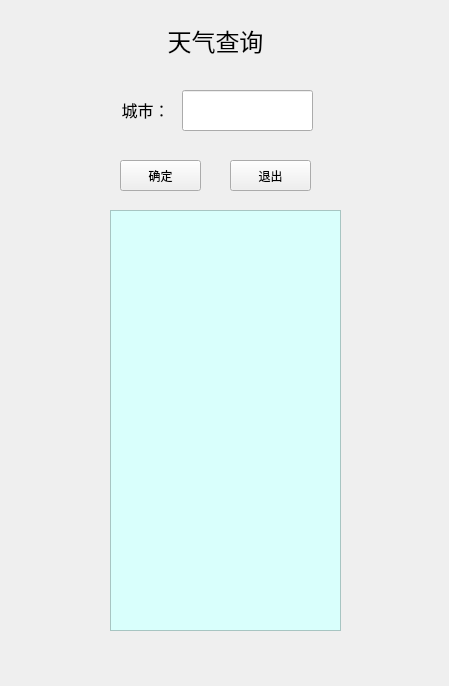
<?xml version="1.0" encoding="UTF-8"?>
<ui version="4.0">
 <class>Form</class>
 <widget class="QWidget" name="Form">
  <property name="geometry">
   <rect>
    <x>0</x>
    <y>0</y>
    <width>449</width>
    <height>686</height>
   </rect>
  </property>
  <property name="windowTitle">
   <string>Form</string>
  </property>
  <property name="autoFillBackground">
   <bool>false</bool>
  </property>
  <property name="styleSheet">
   <string notr="true">background-image: url(:/b.png)</string>
  </property>
  <widget class="QLabel" name="label">
   <property name="geometry">
    <rect>
     <x>120</x>
     <y>20</y>
     <width>191</width>
     <height>41</height>
    </rect>
   </property>
   <property name="text">
    <string>&lt;html&gt;&lt;head/&gt;&lt;body&gt;&lt;p align=&quot;center&quot;&gt;&lt;span style=&quot; font-size:18pt;&quot;&gt;天气查询&lt;/span&gt;&lt;/p&gt;&lt;/body&gt;&lt;/html&gt;</string>
   </property>
  </widget>
  <widget class="QLineEdit" name="lineEdit">
   <property name="geometry">
    <rect>
     <x>182</x>
     <y>90</y>
     <width>131</width>
     <height>41</height>
    </rect>
   </property>
   <property name="font">
    <font>
     <pointsize>12</pointsize>
    </font>
   </property>
   <property name="text">
    <string/>
   </property>
  </widget>
  <widget class="QPushButton" name="pushButton">
   <property name="geometry">
    <rect>
     <x>120</x>
     <y>160</y>
     <width>81</width>
     <height>31</height>
    </rect>
   </property>
   <property name="text">
    <string>确定</string>
   </property>
  </widget>
  <widget class="QPushButton" name="pushButton_2">
   <property name="geometry">
    <rect>
     <x>230</x>
     <y>160</y>
     <width>81</width>
     <height>31</height>
    </rect>
   </property>
   <property name="text">
    <string>退出</string>
   </property>
  </widget>
  <widget class="QTextEdit" name="textEdit">
   <property name="geometry">
    <rect>
     <x>110</x>
     <y>210</y>
     <width>231</width>
     <height>421</height>
    </rect>
   </property>
   <property name="styleSheet">
    <string notr="true">background-color: rgb(217, 255, 252);</string>
   </property>
   <property name="html">
    <string>&lt;!DOCTYPE HTML PUBLIC &quot;-//W3C//DTD HTML 4.0//EN&quot; &quot;http://www.w3.org/TR/REC-html40/strict.dtd&quot;&gt;
&lt;html&gt;&lt;head&gt;&lt;meta name=&quot;qrichtext&quot; content=&quot;1&quot; /&gt;&lt;style type=&quot;text/css&quot;&gt;
p, li { white-space: pre-wrap; }
&lt;/style&gt;&lt;/head&gt;&lt;body style=&quot; font-family:'SimSun'; font-size:9pt; font-weight:400; font-style:normal;&quot;&gt;
&lt;p style=&quot;-qt-paragraph-type:empty; margin-top:0px; margin-bottom:0px; margin-left:0px; margin-right:0px; -qt-block-indent:0; text-indent:0px;&quot;&gt;&lt;br /&gt;&lt;/p&gt;&lt;/body&gt;&lt;/html&gt;</string>
   </property>
  </widget>
  <widget class="QLabel" name="label_2">
   <property name="geometry">
    <rect>
     <x>120</x>
     <y>90</y>
     <width>51</width>
     <height>41</height>
    </rect>
   </property>
   <property name="font">
    <font>
     <family>Adobe 宋体 Std L</family>
     <pointsize>10</pointsize>
     <weight>9</weight>
     <italic>false</italic>
     <bold>false</bold>
    </font>
   </property>
   <property name="styleSheet">
    <string notr="true">font: 75 10pt &quot;Adobe 宋体 Std L&quot;;</string>
   </property>
   <property name="text">
    <string>&lt;html&gt;&lt;head/&gt;&lt;body&gt;&lt;p align=&quot;center&quot;&gt;&lt;span style=&quot; font-size:12pt;&quot;&gt;城市：&lt;/span&gt;&lt;/p&gt;&lt;/body&gt;&lt;/html&gt;</string>
   </property>
  </widget>
 </widget>
 <resources>
  <include location="ss.qrc"/>
 </resources>
 <connections>
  <connection>
   <sender>pushButton</sender>
   <signal>clicked()</signal>
   <receiver>Form</receiver>
   <slot>shuchutianqi()</slot>
   <hints>
    <hint type="sourcelabel">
     <x>160</x>
     <y>172</y>
    </hint>
    <hint type="destinationlabel">
     <x>47</x>
     <y>167</y>
    </hint>
   </hints>
  </connection>
  <connection>
   <sender>pushButton_2</sender>
   <signal>clicked()</signal>
   <receiver>Form</receiver>
   <slot>close()</slot>
   <hints>
    <hint type="sourcelabel">
     <x>304</x>
     <y>178</y>
    </hint>
    <hint type="destinationlabel">
     <x>414</x>
     <y>184</y>
    </hint>
   </hints>
  </connection>
  <connection>
   <sender>lineEdit</sender>
   <signal>returnPressed()</signal>
   <receiver>Form</receiver>
   <slot>shuchutianqi()</slot>
   <hints>
    <hint type="sourcelabel">
     <x>291</x>
     <y>117</y>
    </hint>
    <hint type="destinationlabel">
     <x>368</x>
     <y>106</y>
    </hint>
   </hints>
  </connection>
 </connections>
 <slots>
  <slot>tianqi()</slot>
  <slot>shuchutianqi()</slot>
  <slot>clear()</slot>
 </slots>
</ui>
